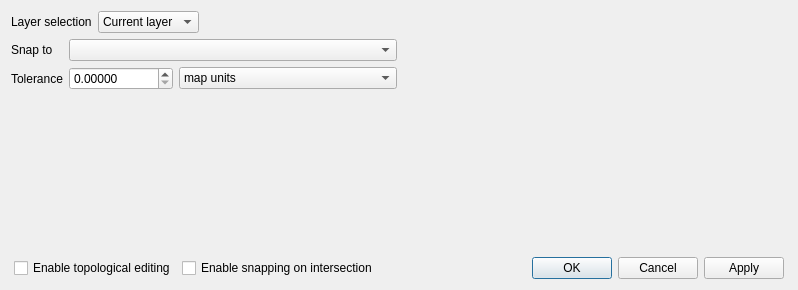
<?xml version="1.0" encoding="UTF-8"?>
<ui version="4.0">
 <class>QgsSnappingDialogBase</class>
 <widget class="QDialog" name="QgsSnappingDialogBase">
  <property name="geometry">
   <rect>
    <x>0</x>
    <y>0</y>
    <width>798</width>
    <height>290</height>
   </rect>
  </property>
  <property name="windowTitle">
   <string>Snapping options</string>
  </property>
  <layout class="QVBoxLayout" name="verticalLayout">
   <item>
    <layout class="QHBoxLayout" name="horizontalLayout">
     <item>
      <widget class="QLabel" name="label">
       <property name="text">
        <string>Layer selection</string>
       </property>
      </widget>
     </item>
     <item>
      <widget class="QComboBox" name="mSnapModeComboBox">
       <property name="sizePolicy">
        <sizepolicy hsizetype="Preferred" vsizetype="Fixed">
         <horstretch>0</horstretch>
         <verstretch>0</verstretch>
        </sizepolicy>
       </property>
       <item>
        <property name="text">
         <string>Current layer</string>
        </property>
       </item>
       <item>
        <property name="text">
         <string>All layers</string>
        </property>
       </item>
       <item>
        <property name="text">
         <string>Advanced</string>
        </property>
       </item>
      </widget>
     </item>
     <item>
      <spacer name="horizontalSpacer_2">
       <property name="orientation">
        <enum>Qt::Horizontal</enum>
       </property>
       <property name="sizeHint" stdset="0">
        <size>
         <width>40</width>
         <height>20</height>
        </size>
       </property>
      </spacer>
     </item>
    </layout>
   </item>
   <item>
    <widget class="QStackedWidget" name="mStackedWidget">
     <property name="currentIndex">
      <number>0</number>
     </property>
     <widget class="QWidget" name="page">
      <layout class="QGridLayout" name="gridLayout_3">
       <property name="margin">
        <number>0</number>
       </property>
       <item row="0" column="0">
        <layout class="QGridLayout" name="gridLayout">
         <item row="0" column="0">
          <widget class="QLabel" name="label_2">
           <property name="text">
            <string>Snap to</string>
           </property>
          </widget>
         </item>
         <item row="0" column="1" colspan="2">
          <widget class="QComboBox" name="mDefaultSnapToComboBox"/>
         </item>
         <item row="1" column="0">
          <widget class="QLabel" name="label_3">
           <property name="text">
            <string>Tolerance</string>
           </property>
          </widget>
         </item>
         <item row="1" column="1">
          <widget class="QDoubleSpinBox" name="mDefaultSnappingToleranceSpinBox">
           <property name="decimals">
            <number>5</number>
           </property>
           <property name="maximum">
            <double>99999999.989999994635582</double>
           </property>
          </widget>
         </item>
         <item row="1" column="2">
          <widget class="QComboBox" name="mDefaultSnappingToleranceComboBox">
           <property name="sizePolicy">
            <sizepolicy hsizetype="Expanding" vsizetype="Fixed">
             <horstretch>0</horstretch>
             <verstretch>0</verstretch>
            </sizepolicy>
           </property>
           <item>
            <property name="text">
             <string>map units</string>
            </property>
           </item>
           <item>
            <property name="text">
             <string>pixels</string>
            </property>
           </item>
          </widget>
         </item>
        </layout>
       </item>
       <item row="0" column="1">
        <spacer name="horizontalSpacer">
         <property name="orientation">
          <enum>Qt::Horizontal</enum>
         </property>
         <property name="sizeHint" stdset="0">
          <size>
           <width>390</width>
           <height>20</height>
          </size>
         </property>
        </spacer>
       </item>
       <item row="1" column="0">
        <spacer name="verticalSpacer">
         <property name="orientation">
          <enum>Qt::Vertical</enum>
         </property>
         <property name="sizeHint" stdset="0">
          <size>
           <width>20</width>
           <height>137</height>
          </size>
         </property>
        </spacer>
       </item>
      </layout>
     </widget>
     <widget class="QWidget" name="page_2">
      <layout class="QGridLayout" name="gridLayout_2">
       <property name="margin">
        <number>0</number>
       </property>
       <item row="0" column="0">
        <widget class="QTreeWidget" name="mLayerTreeWidget">
         <property name="selectionMode">
          <enum>QAbstractItemView::NoSelection</enum>
         </property>
         <property name="indentation">
          <number>0</number>
         </property>
         <property name="rootIsDecorated">
          <bool>false</bool>
         </property>
         <column>
          <property name="text">
           <string/>
          </property>
          <property name="textAlignment">
           <set>AlignHCenter|AlignVCenter|AlignCenter</set>
          </property>
         </column>
         <column>
          <property name="text">
           <string>Layer</string>
          </property>
         </column>
         <column>
          <property name="text">
           <string>Mode</string>
          </property>
         </column>
         <column>
          <property name="text">
           <string>Tolerance</string>
          </property>
         </column>
         <column>
          <property name="text">
           <string>Units</string>
          </property>
         </column>
         <column>
          <property name="text">
           <string>Avoid intersections</string>
          </property>
          <property name="toolTip">
           <string>Avoid intersections of new polygons</string>
          </property>
          <property name="textAlignment">
           <set>AlignLeft|AlignVCenter</set>
          </property>
         </column>
        </widget>
       </item>
      </layout>
     </widget>
    </widget>
   </item>
   <item>
    <layout class="QHBoxLayout" name="horizontalLayout_2">
     <property name="leftMargin">
      <number>3</number>
     </property>
     <property name="topMargin">
      <number>0</number>
     </property>
     <property name="rightMargin">
      <number>3</number>
     </property>
     <item>
      <widget class="QCheckBox" name="cbxEnableTopologicalEditingCheckBox">
       <property name="text">
        <string>Enable topological editing</string>
       </property>
       <property name="checked">
        <bool>false</bool>
       </property>
       <property name="tristate">
        <bool>false</bool>
       </property>
      </widget>
     </item>
     <item>
      <widget class="QCheckBox" name="cbxEnableIntersectionSnappingCheckBox">
       <property name="text">
        <string>Enable snapping on intersection</string>
       </property>
       <property name="checked">
        <bool>false</bool>
       </property>
       <property name="tristate">
        <bool>false</bool>
       </property>
      </widget>
     </item>
     <item>
      <widget class="QDialogButtonBox" name="mButtonBox">
       <property name="orientation">
        <enum>Qt::Horizontal</enum>
       </property>
       <property name="standardButtons">
        <set>QDialogButtonBox::Apply|QDialogButtonBox::Cancel|QDialogButtonBox::Ok</set>
       </property>
      </widget>
     </item>
    </layout>
   </item>
  </layout>
 </widget>
 <tabstops>
  <tabstop>mSnapModeComboBox</tabstop>
  <tabstop>mDefaultSnapToComboBox</tabstop>
  <tabstop>mDefaultSnappingToleranceSpinBox</tabstop>
  <tabstop>mDefaultSnappingToleranceComboBox</tabstop>
  <tabstop>mLayerTreeWidget</tabstop>
  <tabstop>cbxEnableTopologicalEditingCheckBox</tabstop>
  <tabstop>cbxEnableIntersectionSnappingCheckBox</tabstop>
  <tabstop>mButtonBox</tabstop>
 </tabstops>
 <resources/>
 <connections>
  <connection>
   <sender>mButtonBox</sender>
   <signal>accepted()</signal>
   <receiver>QgsSnappingDialogBase</receiver>
   <slot>accept()</slot>
   <hints>
    <hint type="sourcelabel">
     <x>248</x>
     <y>254</y>
    </hint>
    <hint type="destinationlabel">
     <x>157</x>
     <y>274</y>
    </hint>
   </hints>
  </connection>
  <connection>
   <sender>mButtonBox</sender>
   <signal>rejected()</signal>
   <receiver>QgsSnappingDialogBase</receiver>
   <slot>reject()</slot>
   <hints>
    <hint type="sourcelabel">
     <x>316</x>
     <y>260</y>
    </hint>
    <hint type="destinationlabel">
     <x>286</x>
     <y>274</y>
    </hint>
   </hints>
  </connection>
 </connections>
</ui>
